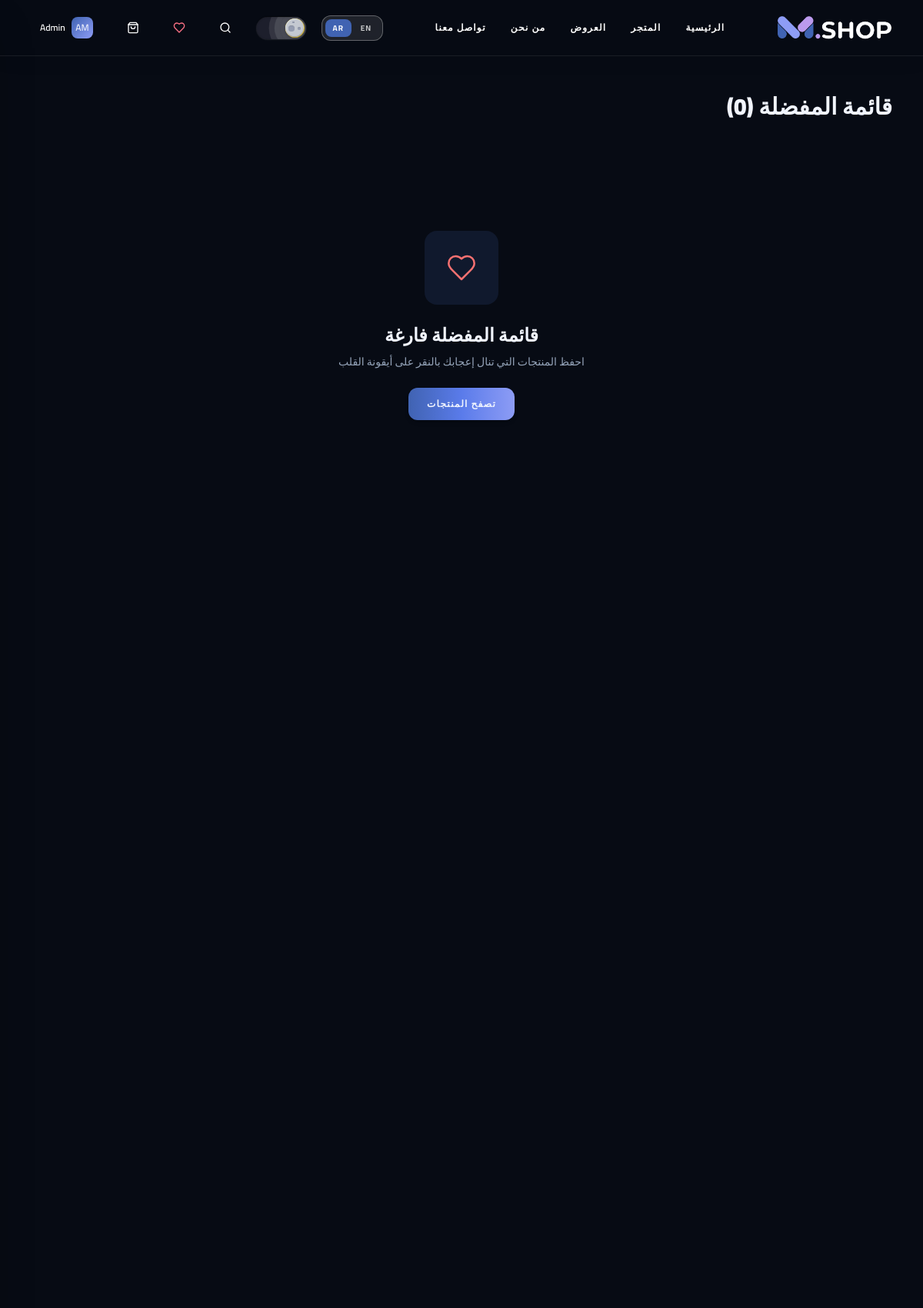
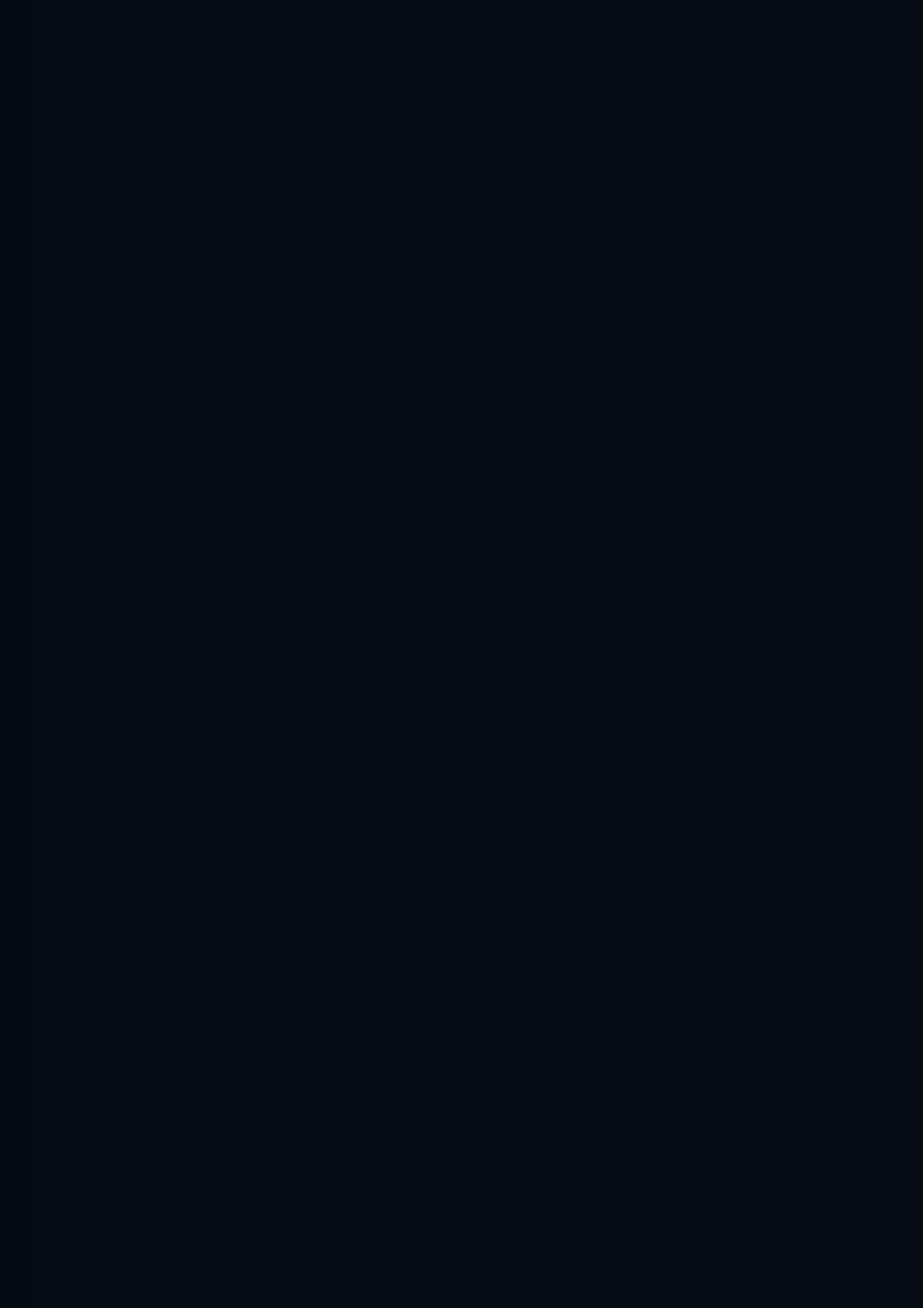
The page /ar/wishlist/ (signed in, upper part) on the database its author committed (2 pictures, top to bottom).
### store/models.py (models this page shows, shortened)
class User(AbstractUser):
    phone = models.CharField(max_length=30, blank=True)
    class Meta:
        verbose_name = 'User'

### store/views.py (the view)
# urls.py: path('wishlist/', views.wishlist_view, name='wishlist'),
def wishlist_view(request):
    locale = _get_locale(request)
    wishlist_slugs = request.session.get('wishlist', [])
    products = Product.objects.filter(slug__in=wishlist_slugs)
    return render(request, 'wishlist/wishlist.html', {
        'products': products,
        'locale': locale,
    })

### store/templatetags/store_tags.py (called while the page is built)
@register.filter(name='split')
def split(value, arg=' '):
    if not value:
        return []
    return [x.strip() for x in str(value).split(arg)]

### store/translations.py (called while the page is built, shortened)
def load_translations():
    global _EN_CACHE, _AR_CACHE
    if _EN_CACHE is not None and _AR_CACHE is not None:
        return _EN_CACHE, _AR_CACHE

def get_translations(locale='en'):
    en, ar = load_translations()
    return ar if locale == 'ar' else en

    def __getattr__(self, name):
        if name in self:
            return self[name]
        if self._fallback and hasattr(self._fallback, name):
            return getattr(self._fallback, name)
        if self._fallback and isinstance(self._fallback, dict) and name in self._fallback:
            return self._fallback[name]
        return ""

    def __getitem__(self, key):
        if key in self:
            return super().__getitem__(key)
        if self._fallback and key in self._fallback:
            return self._fallback[key]
        return ""

### store/views.py (called while the page is built)
def _get_locale(request):
    return 'ar' if request.path.startswith('/ar/') else 'en'

### templates/wishlist/wishlist.html (shortened to what this page needs)
{% extends "base.html" %}
{% load static %}
{% block content %}
<div class="pt-[72px] min-h-screen">
  <div class="container-custom py-12">
    <h1 class="text-3xl font-display font-black mb-8" style="color:var(--text-primary)">
      {% if is_rtl %}قائمة المفضلة ({{ products.count }}){% else %}{{ t.nav.wishlist|default:"Wishlist" }} ({{ products.count }}){% endif %}
    </h1>
    {% if products %}
    <div class="grid grid-cols-2 sm:grid-cols-3 lg:grid-cols-4 gap-3 sm:gap-4 lg:gap-6">
      {% for product in products %}{% include 'partials/product_card.html' %}{% endfor %}
    </div>
    {% else %}
    <div class="flex flex-col items-center justify-center py-28 gap-6 text-center">
      <div class="w-24 h-24 rounded-2xl flex items-center justify-center" style="background:var(--bg-surface-2)">
      </div>
      <div>
        <h3 class="font-display font-bold text-2xl mb-2" style="color:var(--text-primary)">{% if is_rtl %}قائمة المفضلة فارغة{% else %}Your wishlist is empty{% endif %}</h3>
        <p class="text-sm" style="color:var(--text-secondary)">{% if is_rtl %}احفظ المنتجات التي تنال إعجابك بالنقر على أيقونة القلب{% else %}Save items you love by clicking the heart icon{% endif %}</p>
      </div>
      <a href="/{{ locale }}/shop/" class="btn-primary">{% if is_rtl %}تصفح المنتجات{% else %}Browse Products{% endif %}</a>
    </div>
    {% endif %}
  </div>
</div>
{% endblock %}

### templates/partials/navbar.html (shortened to what this page needs)
{% load static %}
<header class="fixed top-0 left-0 right-0 z-50 select-none">
  <div id="main-navbar" class="transition-all duration-300 {% if is_home %}navbar-transparent{% else %}navbar-scrolled{% endif %}">
    <div class="container-custom h-[64px] sm:h-[72px] flex items-center justify-between gap-2 sm:gap-4">
      <a href="/{{ locale }}/" aria-label="M.SHOP Home" class="flex items-center group transition-transform duration-300 hover:scale-105 flex-shrink-0">
        <img src="{% static 'logo-dark.png' %}" alt="M.SHOP" class="h-8 hidden dark:block" />
      </a>
      <nav class="hidden lg:flex items-center gap-8">
        {% for label, href in nav_links %}
        <a href="{{ href }}" class="nav-link text-xs font-sans tracking-widest uppercase transition-all duration-300 {% if current_path == href %}nav-link-active font-black{% else %}hover:tracking-[0.2em] font-bold{% endif %}">{{ label }}</a>
        {% endfor %}
      </nav>
      <div class="flex items-center gap-1.5 sm:gap-3 md:gap-5 flex-shrink-0">
        <div class="lang-switcher-wrap hidden md:flex items-center gap-0.5 rounded-xl px-1 py-1 border transition-all border-white/30 bg-white/10 backdrop-blur-sm">
          {% for loc in "en,ar"|split:"," %}
          <button data-locale-switch="{{ loc }}" class="px-2.5 py-1 rounded-lg text-[10px] font-sans font-bold uppercase tracking-widest transition-all cursor-pointer"
            style="background:{% if locale == loc %}#4063B2{% else %}transparent{% endif %};color:{% if locale == loc %}#fff{% else %}rgba(255,255,255,0.75){% endif %}">{{ loc|upper }}</button>
          {% endfor %}
        </div>
        <div class="items-center select-none hidden md:flex" style="--toggle-size:10px">{% include 'partials/theme_toggle.html' %}</div>
        <button id="search-btn" aria-label="Search" class="nav-btn w-8 h-8 sm:w-10 sm:h-10 rounded-xl flex items-center justify-center transition-all cursor-pointer flex-shrink-0">
          <svg xmlns="http://www.w3.org/2000/svg" width="16" height="16" viewBox="0 0 24 24" fill="none" stroke="currentColor" stroke-width="2" stroke-linecap="round" stroke-linejoin="round"><circle cx="11" cy="11" r="8"/><path d="m21 21-4.3-4.3"/></svg>
        </button>
        <a href="/{{ locale }}/wishlist/" aria-label="Wishlist" class="nav-btn relative w-9 h-9 sm:w-10 sm:h-10 rounded-xl flex items-center justify-center transition-all flex-shrink-0 hover:text-rose-400">
        </a>
        <button data-open-cart onclick="if(window.openCart)window.openCart();" aria-label="Open cart" class="nav-btn relative w-9 h-9 sm:w-10 sm:h-10 rounded-xl flex items-center justify-center cursor-pointer transition-all flex-shrink-0">
          <svg xmlns="http://www.w3.org/2000/svg" width="16" height="16" viewBox="0 0 24 24" fill="none" stroke="currentColor" stroke-width="2" stroke-linecap="round" stroke-linejoin="round"><path d="M6 2 3 6v14a2 2 0 0 0 2 2h14a2 2 0 0 0 2-2V6l-3-4Z"/><path d="M3 6h18"/><path d="M16 10a4 4 0 0 1-8 0"/></svg>
        </button>
        <div class="hidden lg:block relative">
          {% if user.is_authenticated %}
          <div class="relative">
            <button id="user-menu-btn" class="nav-btn flex items-center gap-2 px-3 py-2 rounded-xl transition-all cursor-pointer">
              <div class="w-7 h-7 rounded-lg flex items-center justify-center text-white font-display text-xs" style="background:linear-gradient(135deg,#4063B2,#8D9CF5)">
                {{ user.first_name|first|upper }}{{ user.last_name|first|upper }}
              </div>
              <span class="user-name text-xs font-sans font-semibold max-w-[80px] truncate">{{ user.first_name }}</span>
            </button>
          </div>
          {% endif %}
        </div>
      </div>
    </div>
  </div>
</header>

### static/css/globals.css (style rules this page uses)
*, *::before, *::after { box-sizing: border-box; }
html, body { margin: 0; padding: 0; }
:root, .light { --bg-base: #F5F7FA; --bg-surface: #FFFFFF; --bg-surface-2: #EEF2F8; --bg-surface-3: #DDE4F0; --text-primary: #0D1326; --text-secondary: #4A5568; --text-tertiary: rgba(13, 19, 38, 0.45); --border-color: rgba(13, 19, 38, 0.10); --border-strong: rgba(13, 19, 38, 0.20); --color-navy: #F5F7FA; --color-surface: #FFFFFF; --color-surface-2:#EEF2F8; --color-surface-3:#DDE4F0; --color-primary: #4063B2; --color-accent: #4D63C7; --color-accent-hover: #3551B0; --color-violet: #7B5EA7; --color-sage: #4D63C7; --color-taupe: #4A5568; --color-muted: #4A5568; --color-cyan: #4D63C7; --color-soft-blue:#7B5EA7; --color-white: #0D1326; --scrollbar-track: #E2E8F0; --scrollbar-thumb: #A0AEC0; --scrollbar-hover: #4D63C7; --selection-bg: #4063B2; --selection-text: #ffffff; --font-guminert: 'Space Grotesk', 'Outfit', 'Urbanist', system-ui, sans-serif; --font-condenso: 'Space Grotesk', 'Outfit', sans-serif; --font-tall: 'Space Grotesk', 'Outfit', sans-serif; --font-anton: 'Space Grotesk', 'Outfit', sans-serif; --font-inter: 'Inter', system-ui, -apple-system, sans-serif; --font-outfit: 'Outfit', sans-serif; --ease-fluid: cubic-bezier(0.16, 1, 0.3, 1); }
.dark { --bg-base: #070B14; --bg-surface: #0B1120; --bg-surface-2: #10192D; --bg-surface-3: #16223D; --text-primary: #F1F5FE; --text-secondary: #94A3B8; --text-tertiary: rgba(241, 245, 254, 0.40); --border-color: rgba(255, 255, 255, 0.08); --border-strong: rgba(255, 255, 255, 0.15); --color-navy: #070B14; --color-surface: #0B1120; --color-surface-2:#10192D; --color-surface-3:#16223D; --color-primary: #4063B2; --color-accent: #8D9CF5; --color-accent-hover: #A8B4F8; --color-violet: #BB9AED; --color-sage: #8D9CF5; --color-taupe: #94A3B8; --color-muted: #94A3B8; --color-cyan: #8D9CF5; --color-soft-blue:#BB9AED; --color-white: #F1F5FE; --scrollbar-track: #070B14; --scrollbar-thumb: #16223D; --scrollbar-hover: #8D9CF5; --selection-bg: #4063B2; --selection-text: #ffffff; }
[dir="rtl"] { font-family: var(--font-cairo), system-ui, sans-serif; }
[dir="rtl"] h1, [dir="rtl"] h2, [dir="rtl"] h3, [dir="rtl"] .font-display { font-family: var(--font-cairo), system-ui, sans-serif; letter-spacing: 0 !important; }
[dir="rtl"] p, [dir="rtl"] label, [dir="rtl"] span, [dir="rtl"] li { text-align: right; }
[dir="rtl"] .text-center p, [dir="rtl"] .text-center label, [dir="rtl"] .text-center span { text-align: center; }
html.dark #main-navbar.navbar-scrolled { background: rgba(7, 11, 20, 0.95) !important; border-bottom: 1px solid rgba(255, 255, 255, 0.08) !important; backdrop-filter: blur(12px); }
html.dark #main-navbar .nav-btn, html.dark #main-navbar .nav-link, html.dark #main-navbar #user-menu-btn, html.dark #main-navbar .user-name { color: #ffffff !important; }

### rows shown on the page
User: first_name|first "A", last_name|first "M", first_name "Admin"

### other values the page prints
{{ label }} "الرئيسية" "المتجر" "العروض" "من نحن" "تواصل معنا"
{{ loc|upper }} "EN" "AR"
{{ products.count }} "0"
